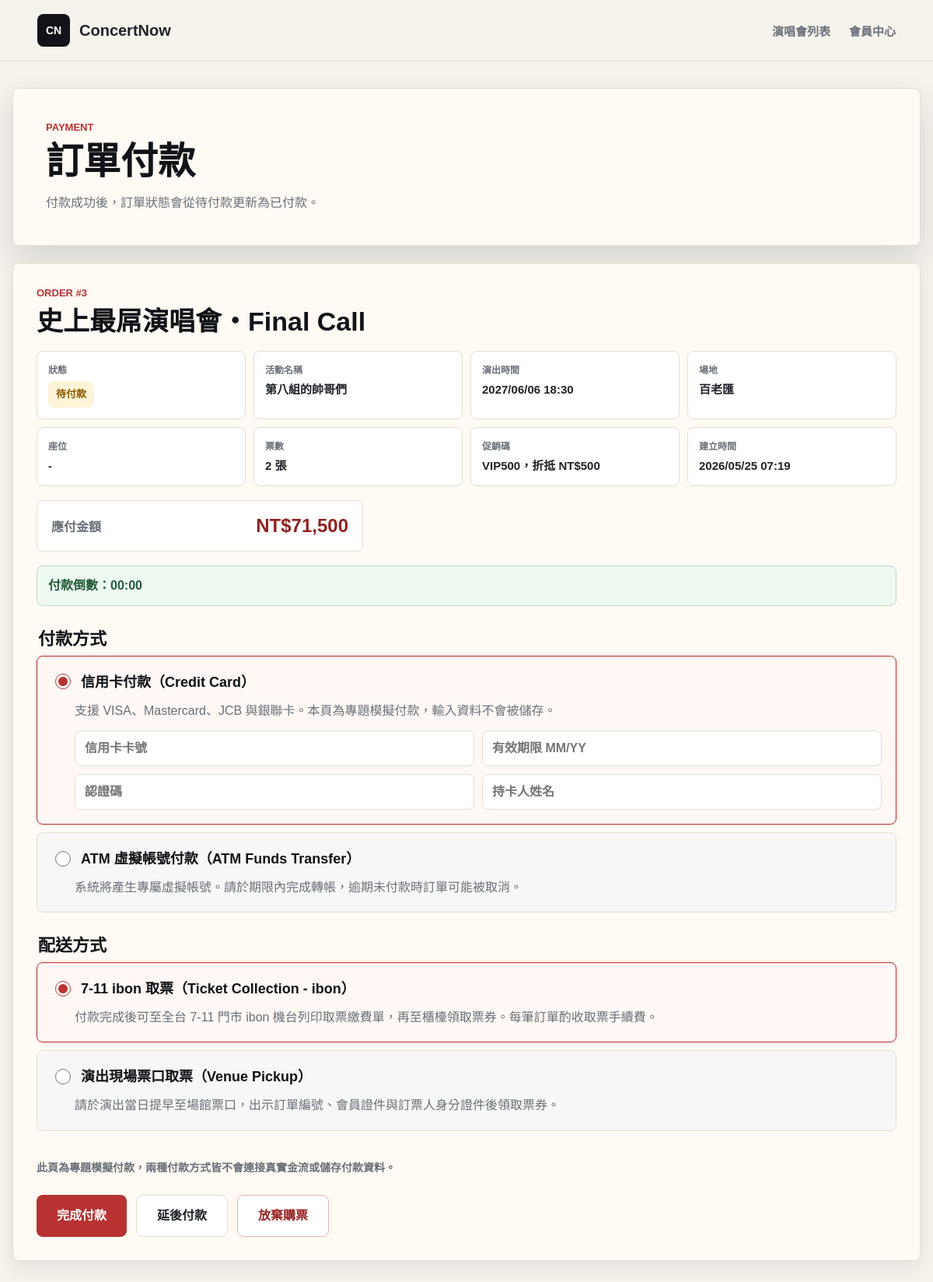
Page /customer/payment.php?order_id=3 (signed in) on the committed database.
### tables this page shows
CREATE TABLE Orders (
    order_id INT AUTO_INCREMENT PRIMARY KEY,
    user_id INT,
    show_id INT,
    promo_id INT NULL,                      
    total_price INT NOT NULL,               
    status ENUM('pending_payment', 'paid', 'cancelled') DEFAULT 'pending_payment',
    payment_method VARCHAR(30) NULL,         
    delivery_method VARCHAR(30) NULL,        
    created_at TIMESTAMP DEFAULT CURRENT_TIMESTAMP,
    FOREIGN KEY (user_id) REFERENCES User(user_id),
    FOREIGN KEY (show_id) REFERENCES ShowDate(show_id),
    FOREIGN KEY (promo_id) REFERENCES PromoCode(promo_id) ON DELETE SET NULL
);

CREATE TABLE Concert (
    concert_id INT AUTO_INCREMENT PRIMARY KEY,
    organizer_id INT NULL,                           
    artist VARCHAR(100) NOT NULL,                     
    title VARCHAR(255) NOT NULL,                      
    venue VARCHAR(100) NOT NULL,                      
    concert_address VARCHAR(255) NOT NULL,                    
    image VARCHAR(255),                               
    sale_start DATETIME NOT NULL,                     
    sale_end DATETIME NOT NULL,                       
    description TEXT,                                 
    notice TEXT,                                      
    created_at TIMESTAMP DEFAULT CURRENT_TIMESTAMP,
    FOREIGN KEY (organizer_id) REFERENCES Organizer(organizer_id) ON DELETE SET NULL
);

CREATE TABLE ShowDate (
    show_id INT AUTO_INCREMENT PRIMARY KEY,
    concert_id INT NOT NULL,                          
    show_datetime DATETIME NOT NULL,                  
    status VARCHAR(50) DEFAULT 'available',           
    FOREIGN KEY (concert_id) REFERENCES Concert(concert_id) ON DELETE CASCADE
);

CREATE TABLE PromoCode (
    promo_id INT AUTO_INCREMENT PRIMARY KEY,
    code_name VARCHAR(50) NOT NULL UNIQUE,  
    discount_amount INT NOT NULL,           
    usage_limit INT NULL,                   
    starts_at DATETIME NULL,                
    expires_at DATETIME NULL,               
    is_active BOOLEAN DEFAULT TRUE,         
    created_at TIMESTAMP DEFAULT CURRENT_TIMESTAMP,
    updated_at TIMESTAMP DEFAULT CURRENT_TIMESTAMP ON UPDATE CURRENT_TIMESTAMP
);

### includes/order_expiration.php (called while the page is built, shortened)
<?php
function orderPaymentDeadlineTimestamp($createdAt)
{
    try {
        $createdDateTime = new DateTimeImmutable((string) $createdAt, new DateTimeZone(ORDER_PAYMENT_TIMEZONE));
    } catch (Exception $exception) {
        return null;
    }
    return $createdDateTime->getTimestamp() + ORDER_PAYMENT_TIMEOUT_SECONDS;
}
function orderPaymentSecondsRemaining($createdAt)
{
    $deadlineTimestamp = orderPaymentDeadlineTimestamp($createdAt);
    $nowTimestamp = (new DateTimeImmutable('now', new DateTimeZone(ORDER_PAYMENT_TIMEZONE)))->getTimestamp();
    return max(0, $deadlineTimestamp - $nowTimestamp);
}

### customer/payment.php (the view, shortened to what this page needs)
<?php
require_once __DIR__ . '/../includes/db_config.php';
require_once __DIR__ . '/../includes/order_expiration.php';
function h($value)
{
    return htmlspecialchars((string) $value, ENT_QUOTES, 'UTF-8');
}
function paymentDateTimeText($value)
{
    $timestamp = strtotime((string) $value);
    return $timestamp ? date('Y/m/d H:i', $timestamp) : (string) $value;
}
function paymentStatusText($status)
{
    $labels = [
        'pending_payment' => '待付款',
        'paid' => '已付款',
        'cancelled' => '已取消',
    ];
    return $labels[$status] ?? (string) $status;
}
function paymentStatusClass($status)
{
    $classes = [
        'pending_payment' => 'is-pending',
        'paid' => 'is-paid',
        'cancelled' => 'is-cancelled',
    ];
    return $classes[$status] ?? 'is-unknown';
}
function fetchPaymentOrder($pdo, $orderId, $customerId)
{
    $stmt = $pdo->prepare(
        'SELECT
            o.order_id,
            o.total_price,
            o.status,
            o.payment_method,
            o.delivery_method,
            o.created_at,
            sd.show_datetime,
            c.artist,
            c.title,
            c.venue,
            p.code_name,
            p.discount_amount,
            COUNT(t.ticket_id) AS ticket_count,
            GROUP_CONCAT(s.seat_number ORDER BY s.seat_number SEPARATOR "、") AS seat_numbers
         FROM Orders o
         LEFT JOIN ShowDate sd ON o.show_id = sd.show_id
         LEFT JOIN Concert c ON sd.concert_id = c.concert_id
         LEFT JOIN PromoCode p ON o.promo_id = p.promo_id
         LEFT JOIN Ticket t ON o.order_id = t.order_id
         LEFT JOIN Seat s ON t.seat_id = s.seat_id
         WHERE o.order_id = ?
           AND o.user_id = ?
         GROUP BY
            o.order_id,
            o.total_price,
            o.status,
            o.payment_method,
            o.delivery_method,
            o.created_at,
            sd.show_datetime,
            c.artist,
            c.title,
            c.venue,
            p.code_name,
            p.discount_amount
         LIMIT 1'
    );
    $stmt->execute([$orderId, $customerId]);
    return $stmt->fetch();
}
$stylePath = __DIR__ . '/../assets/css/style.css';
$styleVersion = file_exists($stylePath) ? filemtime($stylePath) : time();
$customerId = (int) $_SESSION['customer_id'];
$orderId = filter_input(INPUT_GET, 'order_id', FILTER_VALIDATE_INT, [
    'options' => ['min_range' => 1],
]);
$order = null;
$errors = [];
$selectedPaymentMethod = (string) ($_POST['payment_method'] ?? 'credit_card');
$selectedDeliveryMethod = (string) ($_POST['delivery_method'] ?? 'ibon');
$paymentFieldValues = [
    'card_number' => trim((string) ($_POST['card_number'] ?? '')),
    'card_expiry' => trim((string) ($_POST['card_expiry'] ?? '')),
    'card_cvv' => trim((string) ($_POST['card_cvv'] ?? '')),
    'card_name' => trim((string) ($_POST['card_name'] ?? '')),
    'atm_bank_code' => trim((string) ($_POST['atm_bank_code'] ?? '')),
    'atm_account_note' => trim((string) ($_POST['atm_account_note'] ?? '')),
];
if ($pdo === null) {
    $errors[] = '資料庫連線失敗，請檢查 MySQL 與 includes/db_config.php 設定。';
} elseif (!$orderId) {
    $errors[] = '缺少訂單編號，請回會員中心查看訂單。';
} else {
    try {
        $order = fetchPaymentOrder($pdo, $orderId, $customerId);
    } catch (Throwable $exception) {
        error_log('Payment action failed: ' . $exception->getMessage());
        $errors[] = '處理付款資料時發生錯誤，請稍後再試。';
    }
}
?>
<!doctype html>
<html lang="zh-Hant">
<head>
    <link rel="stylesheet" href="../assets/css/style.css?v=<?= h($styleVersion) ?>">
</head>
<body>
    <header class="site-header">
        <a class="brand" href="../index.php" aria-label="ConcertNow 首頁">
            <span class="brand-mark">CN</span>
            <span>ConcertNow</span>
        </a>
        <nav class="main-nav" aria-label="主選單">
            <a href="../index.php#concerts">演唱會列表</a>
            <a href="member.php">會員中心</a>
        </nav>
    </header>
    <main class="member-main">
        <section class="member-hero" aria-labelledby="payment-title">
            <div>
                <p class="member-kicker">Payment</p>
                <h1 id="payment-title">訂單付款</h1>
                <span>付款成功後，訂單狀態會從待付款更新為已付款。</span>
            </div>
        </section>
        <section class="member-panel">
            <?php if ($order): ?>
                <div class="member-section-title">
                    <p>Order #<?= h($order['order_id']) ?></p>
                    <h2><?= h($order['title'] ?? '演唱會資料已移除') ?></h2>
                </div>
                <dl class="member-order-info">
                    <div>
                        <dt>狀態</dt>
                        <dd><span class="member-status <?= h(paymentStatusClass($order['status'])) ?>"><?= h(paymentStatusText($order['status'])) ?></span></dd>
                    </div>
                    <div>
                        <dt>活動名稱</dt>
                        <dd><?= h($order['artist'] ?? '-') ?></dd>
                    </div>
                    <div>
                        <dt>演出時間</dt>
                        <dd><?= h(paymentDateTimeText($order['show_datetime'] ?? null)) ?></dd>
                    </div>
                    <div>
                        <dt>場地</dt>
                        <dd><?= h($order['venue'] ?? '-') ?></dd>
                    </div>
                    <div>
                        <dt>座位</dt>
                        <dd><?= h($order['seat_numbers'] ?: '-') ?></dd>
                    </div>
                    <div>
                        <dt>票數</dt>
                        <dd><?= h((int) $order['ticket_count']) ?> 張</dd>
                    </div>
                    <div>
                        <dt>促銷碼</dt>
                        <dd>
                            <?php if ($order['code_name']): ?>
                                <?= h($order['code_name']) ?>，折抵 NT$<?= h(number_format((int) $order['discount_amount'])) ?>
                            <?php else: ?>
                                -
                            <?php endif; ?>
                        </dd>
                    </div>
                    <div>
                        <dt>建立時間</dt>
                        <dd><?= h(paymentDateTimeText($order['created_at'])) ?></dd>
                    </div>
                </dl>
                <div class="payment-total" aria-label="付款金額">
                    <span>應付金額</span>
                    <strong>NT$<?= h(number_format((int) $order['total_price'])) ?></strong>
                </div>
                <?php if ($order['status'] === 'pending_payment'): ?>
                    <?php $paymentSecondsRemaining = orderPaymentSecondsRemaining($order['created_at']); ?>
                    <div class="auth-alert auth-success" data-order-countdown data-order-id="<?= h($order['order_id']) ?>" data-seconds="<?= h($paymentSecondsRemaining) ?>">
                        付款倒數：<strong data-countdown-text><?= h(gmdate('i:s', $paymentSecondsRemaining)) ?></strong>
                    </div>
                    <form method="post" action="payment.php?order_id=<?= h($order['order_id']) ?>" class="payment-choice-form">
                        <fieldset class="payment-choice-group">
                            <legend>付款方式</legend>
                            <label class="payment-choice-card">
                                <span class="payment-choice-title">
                                    <input type="radio" name="payment_method" value="credit_card" <?= $selectedPaymentMethod === 'credit_card' ? 'checked' : '' ?>>
                                    <strong>信用卡付款（Credit Card）</strong>
                                </span>
                                <span class="payment-choice-description">
                                    支援 VISA、Mastercard、JCB 與銀聯卡。本頁為專題模擬付款，輸入資料不會被儲存。
                                </span>
                                <span class="payment-method-fields" data-payment-fields="credit_card">
                                    <input type="text" name="card_number" value="<?= h($paymentFieldValues['card_number']) ?>" placeholder="信用卡卡號" data-required-payment-field>
                                    <input type="text" name="card_expiry" value="<?= h($paymentFieldValues['card_expiry']) ?>" placeholder="有效期限 MM/YY" data-required-payment-field>
                                    <input type="text" name="card_cvv" value="<?= h($paymentFieldValues['card_cvv']) ?>" placeholder="認證碼" data-required-payment-field>
                                    <input type="text" name="card_name" value="<?= h($paymentFieldValues['card_name']) ?>" placeholder="持卡人姓名" data-required-payment-field>
                                </span>
                            </label>
                            <label class="payment-choice-card">
                                <span class="payment-choice-title">
                                    <input type="radio" name="payment_method" value="atm_transfer" <?= $selectedPaymentMethod === 'atm_transfer' ? 'checked' : '' ?>>
                                    <strong>ATM 虛擬帳號付款（ATM Funds Transfer）</strong>
                                </span>
                                <span class="payment-choice-description">
                                    系統將產生專屬虛擬帳號。請於期限內完成轉帳，逾期未付款時訂單可能被取消。
                                </span>
                            </label>
                        </fieldset>
                        <fieldset class="payment-choice-group">
                            <legend>配送方式</legend>
                            <label class="payment-choice-card">
                                <span class="payment-choice-title">
                                    <input type="radio" name="delivery_method" value="ibon" <?= $selectedDeliveryMethod === 'ibon' ? 'checked' : '' ?>>
                                    <strong>7-11 ibon 取票（Ticket Collection - ibon）</strong>
                                </span>
                                <span class="payment-choice-description">
                                    付款完成後可至全台 7-11 門市 ibon 機台列印取票繳費單，再至櫃檯領取票券。每筆訂單酌收取票手續費。
                                </span>
                            </label>
                            <label class="payment-choice-card">
                                <span class="payment-choice-title">
                                    <input type="radio" name="delivery_method" value="venue_pickup" <?= $selectedDeliveryMethod === 'venue_pickup' ? 'checked' : '' ?>>
                                    <strong>演出現場票口取票（Venue Pickup）</strong>
                                </span>
                                <span class="payment-choice-description">
                                    請於演出當日提早至場館票口，出示訂單編號、會員證件與訂票人身分證件後領取票券。
                                </span>
                            </label>
                        </fieldset>
                        <p class="checkout-note">此頁為專題模擬付款，兩種付款方式皆不會連接真實金流或儲存付款資料。</p>
                        <div class="payment-actions">
                            <button class="placeholder-link payment-submit-button" type="submit">完成付款</button>
                            <a class="secondary-action payment-delay-button" href="order_detail.php?order_id=<?= h($order['order_id']) ?>">延後付款</a>
                            <button class="secondary-action danger-action payment-abandon-button" type="submit" form="abandon-order-form">放棄購票</button>
                        </div>
                    </form>
                <?php else: ?>
                    <div class="payment-actions">
                        <a class="placeholder-link" href="member.php">回會員中心</a>
                    </div>
                <?php endif; ?>
            <?php else: ?>
                <a class="secondary-action" href="member.php">回會員中心</a>
            <?php endif; ?>
        </section>
    </main>
</body>
</html>

### rows in the picture
orders: order_id "3", concert.title "史上最屌演唱會・Final Call", status "待付款", concert.artist "第八組的帥哥們", show.show_datetime "2027/06/06 18:30", concert.venue "百老匯", promo.code_name "VIP500", promo.discount_amount "500", created_at "2026/05/25 07:19", total_price "71,500"

### other values in the picture
$order['seat_numbers'] ?: '-' "-"
$order['ticket_count'] "2"
